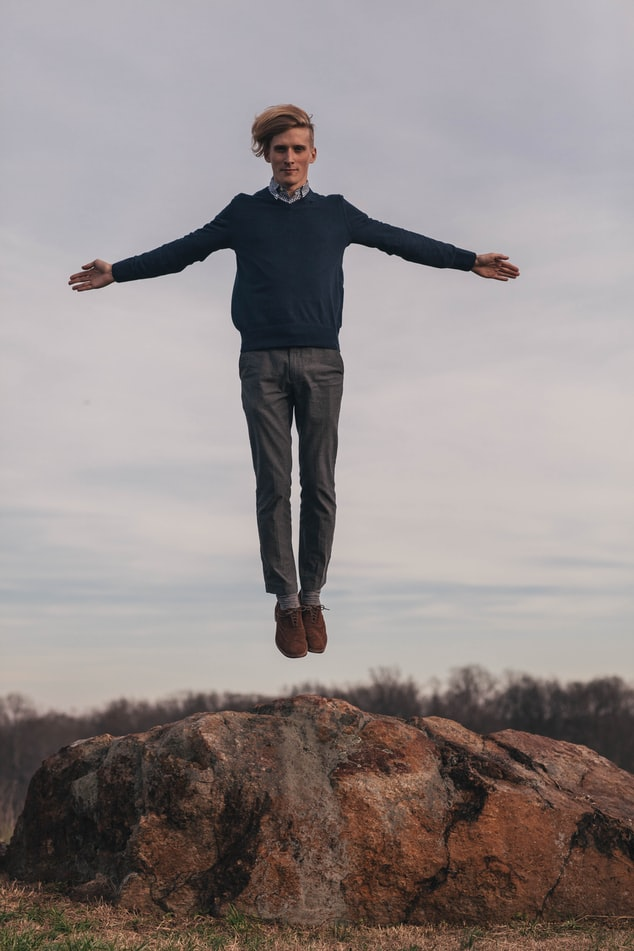
#> input picture photos/aa.png, 634 x 951 px, found by its file name
$ python edit.py
#> lines starting #> are read from the running program, lines starting #| are printed output that depends on the picture
import cv2 as cv
import sys
import numpy as np


def ShowAndSave(img, pic_name):

    cv.imshow("display image", img)
    k = cv.waitKey()
    if k==ord("s"):
        cv.imwrite(pic_name, img)


def cvtColor(img):
    gray = cv.cvtColor(img, cv.COLOR_BGR2GRAY)
    ShowAndSave(gray, "photos/aa3.png")


def fillterColors(img):
    blue, green, red = cv.split(img)

    ShowAndSave(blue, "photos/aa4.png")
    ShowAndSave(green, "photos/aa5.png")
    ShowAndSave(red, "photos/aa6.png")


# [47 lines left out: functions fillterColors_2, ContrastAndBrightness, Laplacian, not called in this run]

def Blur(img):
    img_blur = cv.GaussianBlur(img, (3,3),sigmaX=0, sigmaY=0)
    ShowAndSave(img_blur, "photos/aa14.png")

# [10 lines left out: function Sobel, not called in this run]


def main():
    img = cv.imread('photos/aa.png', 1)
#> img is the input picture: shape (951, 634, 3); mean B, G, R 138, 138.6, 146.8
    img2 = cv.imread('photos/aa.png', cv.IMREAD_GRAYSCALE)
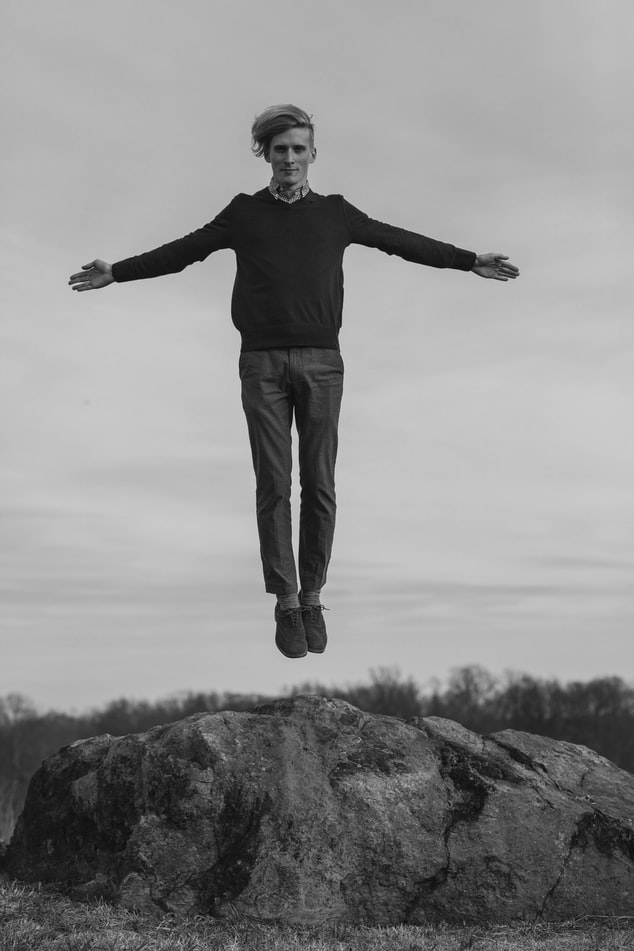
#> img2: shape (951, 634); min 0, max 217, mean 141
    img3 = cv.imread('photos/aa.png', cv.IMREAD_UNCHANGED)

    print(img)
#> (printed output is left out)
    print(img2)
#> (printed output is left out)
    print(img3)
#> (printed output is left out)
    ShowAndSave(img, "photos/aa17.png")
#> (key Esc is pressed here)
    ShowAndSave(img3, "photos/aa18.png")
#> (key Enter is pressed here)
    ShowAndSave(img3, "photos/aa19.png")


    if img is None:
        sys.exit("Could not read the image.")

    cv.imshow("display image", img)
    k = cv.waitKey()
#> (key Esc is pressed here)

    cvtColor(img)
    fillterColors(img)
#> in fillterColors, `blue, green, red = cv.split(img)`:
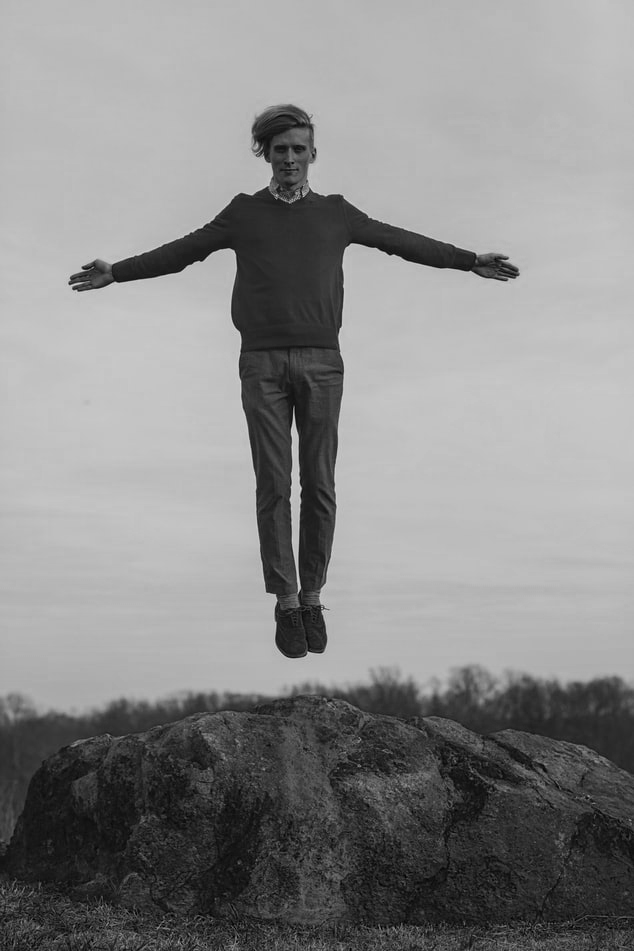
#> blue: shape (951, 634); min 0, max 217, mean 138
#> in fillterColors, `blue, green, red = cv.split(img)`:
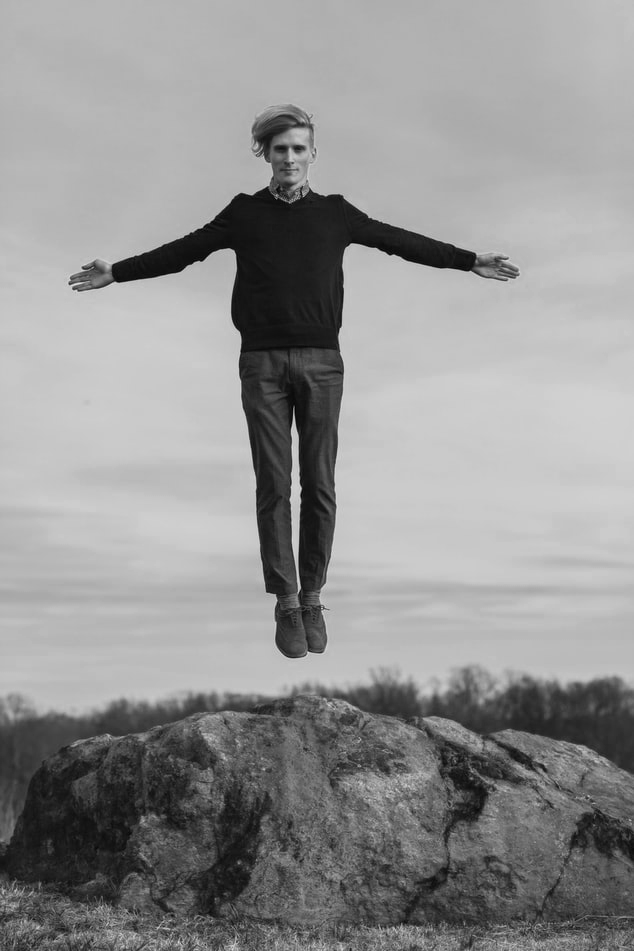
#> red: shape (951, 634); min 0, max 225, mean 146.8
    fillterColors_2(img)
    ContrastAndBrightness(img)
    Laplacian(img)
    Blur(img)
    Sobel(img)


    if k==ord("s"):
        cv.imwrite("photos/aa2.png", img)


if __name__ == '__main__':
    main()

$ run again, with photos/single.jpeg saved as photos/aa.png
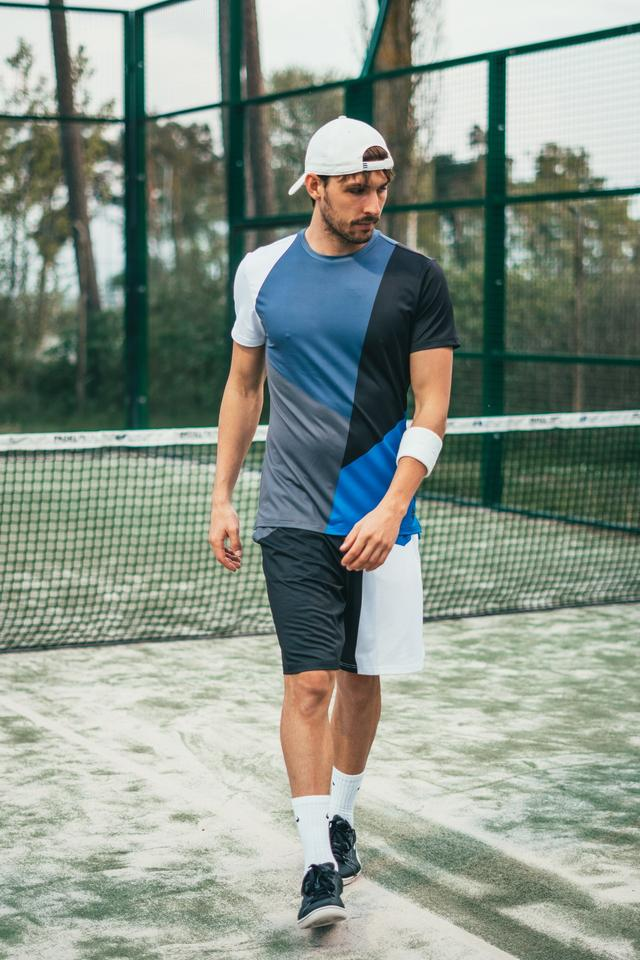
#> input picture photos/single.jpeg, 640 x 960 px, found by its file name
#> in main, img is the input picture: shape (960, 640, 3); mean B, G, R 138.2, 148.7, 137.3
#> (printed output is left out)
#> (printed output is left out)
#> (printed output is left out)
#> in fillterColors, `blue, green, red = cv.split(img)`:
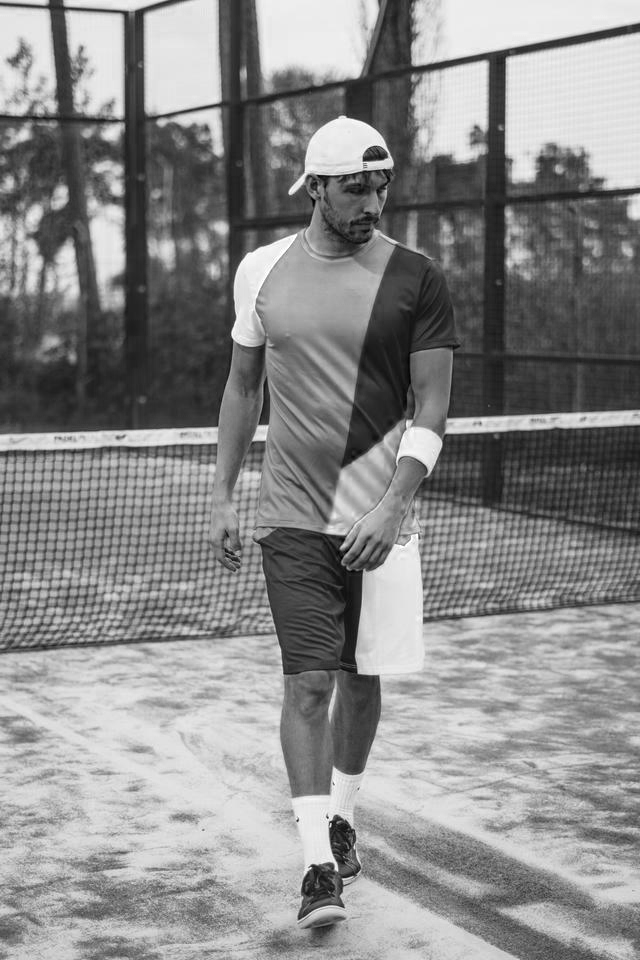
#> blue: shape (960, 640); min 0, max 255, mean 138.2
#> in fillterColors, `blue, green, red = cv.split(img)`:
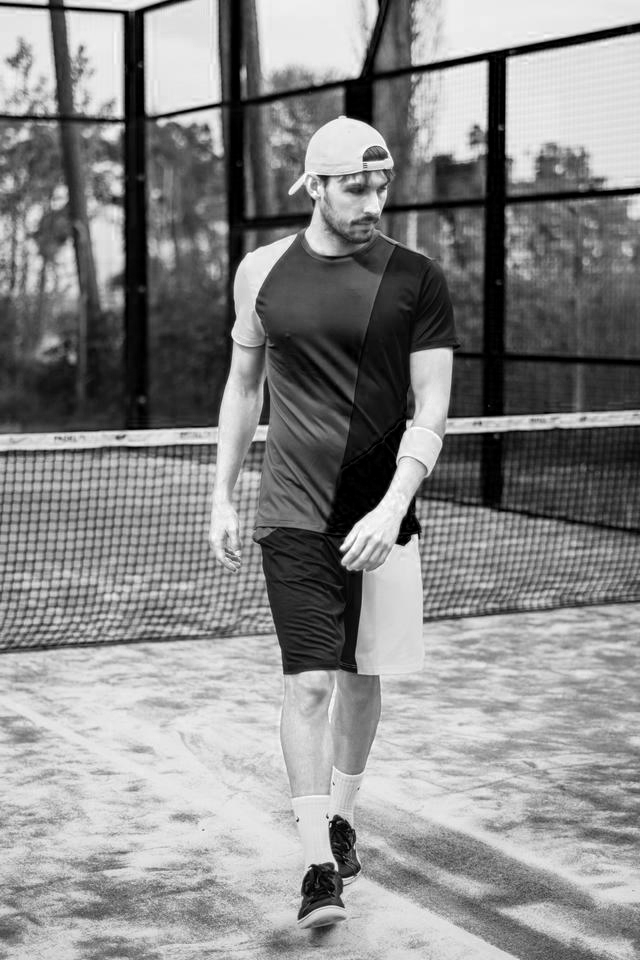
#> red: shape (960, 640); min 0, max 255, mean 137.3
